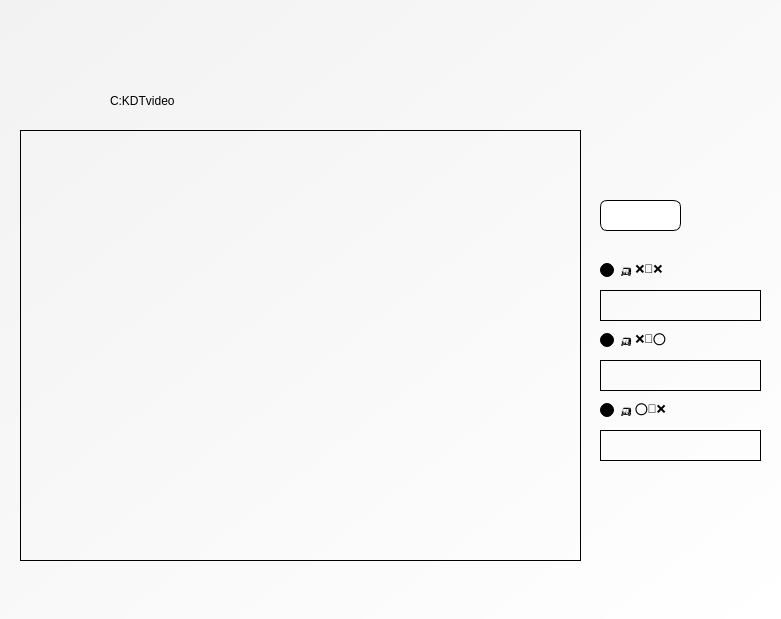
<?xml version="1.0" encoding="UTF-8"?>
<ui version="4.0">
 <class>drawing</class>
 <widget class="QDialog" name="drawing">
  <property name="windowModality">
   <enum>Qt::ApplicationModal</enum>
  </property>
  <property name="geometry">
   <rect>
    <x>0</x>
    <y>0</y>
    <width>781</width>
    <height>619</height>
   </rect>
  </property>
  <property name="windowTitle">
   <string>setting</string>
  </property>
  <property name="styleSheet">
   <string notr="true">background-color: qlineargradient(spread:pad, x1:0, y1:0, x2:1, y2:1, stop:0 rgba(242, 242, 242, 255), stop:1 rgba(255, 255, 255, 255));</string>
  </property>
  <widget class="QLabel" name="label_6">
   <property name="geometry">
    <rect>
     <x>110</x>
     <y>80</y>
     <width>201</width>
     <height>41</height>
    </rect>
   </property>
   <property name="styleSheet">
    <string notr="true">background-color: qlineargradient(spread:pad, x1:0, y1:0, x2:0, y2:0, stop:0 rgba(0, 0, 0, 0), stop:1 rgba(255, 255, 255, 255));</string>
   </property>
   <property name="text">
    <string>C:KDTvideo</string>
   </property>
  </widget>
  <widget class="QLabel" name="label_5">
   <property name="geometry">
    <rect>
     <x>20</x>
     <y>80</y>
     <width>81</width>
     <height>41</height>
    </rect>
   </property>
   <property name="styleSheet">
    <string notr="true">background-color: qlineargradient(spread:pad, x1:0, y1:0, x2:0, y2:0, stop:0 rgba(0, 0, 0, 0), stop:1 rgba(255, 255, 255, 255));</string>
   </property>
   <property name="text">
    <string>&lt;html&gt;&lt;head/&gt;&lt;body&gt;&lt;p&gt;&lt;img src=&quot;:/img/img/현재_35.png&quot;/&gt;&lt;/p&gt;&lt;/body&gt;&lt;/html&gt;</string>
   </property>
  </widget>
  <widget class="QPushButton" name="AcceptButton">
   <property name="geometry">
    <rect>
     <x>600</x>
     <y>200</y>
     <width>81</width>
     <height>31</height>
    </rect>
   </property>
   <property name="styleSheet">
    <string notr="true">QPushButton{background-color: #ffffff;
selection-color: #ffffff;
color: #ffffff;

border: 1px solid  #000000;
border-radius: 7px;
padding-right: 5px; 
padding-left: 5px;
padding-top: 5px;
padding-bottom: 5px;
}

QPushButton:hover
{
	background-color: #F28B30;
	border: 1px solid  #000000;
}</string>
   </property>
   <property name="text">
    <string/>
   </property>
   <property name="icon">
    <iconset>
     <normaloff>:/img/img/확인_30.png</normaloff>:/img/img/확인_30.png</iconset>
   </property>
   <property name="iconSize">
    <size>
     <width>32</width>
     <height>32</height>
    </size>
   </property>
  </widget>
  <widget class="QLabel" name="label">
   <property name="geometry">
    <rect>
     <x>20</x>
     <y>20</y>
     <width>281</width>
     <height>51</height>
    </rect>
   </property>
   <property name="styleSheet">
    <string notr="true">background-color: qlineargradient(spread:pad, x1:0, y1:0, x2:0, y2:0, stop:0 rgba(0, 0, 0, 0), stop:1 rgba(255, 255, 255, 255));</string>
   </property>
   <property name="text">
    <string>&lt;html&gt;&lt;head/&gt;&lt;body&gt;&lt;p&gt;&lt;img src=&quot;:/img/img/구역지정_50.png&quot;/&gt;&lt;/p&gt;&lt;/body&gt;&lt;/html&gt;</string>
   </property>
  </widget>
  <widget class="QRadioButton" name="radioBtn_rec1">
   <property name="geometry">
    <rect>
     <x>600</x>
     <y>250</y>
     <width>251</width>
     <height>41</height>
    </rect>
   </property>
   <property name="styleSheet">
    <string notr="true">background-color: qlineargradient(spread:pad, x1:0, y1:0, x2:0, y2:0, stop:0 rgba(0, 0, 0, 0), stop:1 rgba(255, 255, 255, 255));</string>
   </property>
   <property name="text">
    <string>🛺 ❌🚶❌</string>
   </property>
  </widget>
  <widget class="QRadioButton" name="radioBtn_rec2">
   <property name="geometry">
    <rect>
     <x>600</x>
     <y>320</y>
     <width>331</width>
     <height>41</height>
    </rect>
   </property>
   <property name="styleSheet">
    <string notr="true">background-color: qlineargradient(spread:pad, x1:0, y1:0, x2:0, y2:0, stop:0 rgba(0, 0, 0, 0), stop:1 rgba(255, 255, 255, 255));</string>
   </property>
   <property name="text">
    <string>🛺 ❌🚶⭕</string>
   </property>
  </widget>
  <widget class="QRadioButton" name="radioBtn_rec3">
   <property name="geometry">
    <rect>
     <x>600</x>
     <y>390</y>
     <width>331</width>
     <height>41</height>
    </rect>
   </property>
   <property name="styleSheet">
    <string notr="true">background-color: qlineargradient(spread:pad, x1:0, y1:0, x2:0, y2:0, stop:0 rgba(0, 0, 0, 0), stop:1 rgba(255, 255, 255, 255));</string>
   </property>
   <property name="text">
    <string>🛺 ⭕🚶❌</string>
   </property>
  </widget>
  <widget class="QLabel" name="label_3">
   <property name="geometry">
    <rect>
     <x>600</x>
     <y>140</y>
     <width>111</width>
     <height>51</height>
    </rect>
   </property>
   <property name="styleSheet">
    <string notr="true">background-color: qlineargradient(spread:pad, x1:0, y1:0, x2:0, y2:0, stop:0 rgba(0, 0, 0, 0), stop:1 rgba(255, 255, 255, 255));</string>
   </property>
   <property name="text">
    <string>&lt;html&gt;&lt;head/&gt;&lt;body&gt;&lt;p&gt;&lt;img src=&quot;:/img/img/옵션_24.png&quot;/&gt;&lt;/p&gt;&lt;/body&gt;&lt;/html&gt;</string>
   </property>
  </widget>
  <widget class="QLabel" name="drawingArea">
   <property name="geometry">
    <rect>
     <x>20</x>
     <y>130</y>
     <width>561</width>
     <height>431</height>
    </rect>
   </property>
   <property name="styleSheet">
    <string notr="true">background-color: transparent;</string>
   </property>
   <property name="frameShape">
    <enum>QFrame::Box</enum>
   </property>
   <property name="text">
    <string/>
   </property>
  </widget>
  <widget class="QLabel" name="rect1_info">
   <property name="geometry">
    <rect>
     <x>600</x>
     <y>290</y>
     <width>161</width>
     <height>31</height>
    </rect>
   </property>
   <property name="styleSheet">
    <string notr="true">border: 1px solid black;
background-color: qlineargradient(spread:pad, x1:0, y1:0, x2:0, y2:0, stop:0 rgba(0, 0, 0, 0), stop:1 rgba(255, 255, 255, 255));</string>
   </property>
   <property name="text">
    <string/>
   </property>
  </widget>
  <widget class="QLabel" name="rect2_info">
   <property name="geometry">
    <rect>
     <x>600</x>
     <y>360</y>
     <width>161</width>
     <height>31</height>
    </rect>
   </property>
   <property name="styleSheet">
    <string notr="true">border: 1px solid black;
background-color: qlineargradient(spread:pad, x1:0, y1:0, x2:0, y2:0, stop:0 rgba(0, 0, 0, 0), stop:1 rgba(255, 255, 255, 255));</string>
   </property>
   <property name="text">
    <string/>
   </property>
  </widget>
  <widget class="QLabel" name="rect3_info">
   <property name="geometry">
    <rect>
     <x>600</x>
     <y>430</y>
     <width>161</width>
     <height>31</height>
    </rect>
   </property>
   <property name="styleSheet">
    <string notr="true">border: 1px solid black;
background-color: qlineargradient(spread:pad, x1:0, y1:0, x2:0, y2:0, stop:0 rgba(0, 0, 0, 0), stop:1 rgba(255, 255, 255, 255));</string>
   </property>
   <property name="text">
    <string/>
   </property>
  </widget>
 </widget>
 <resources>
  <include location="resources_drawing.qrc"/>
 </resources>
 <connections>
  <connection>
   <sender>AcceptButton</sender>
   <signal>clicked()</signal>
   <receiver>drawing</receiver>
   <slot>recxy_send()</slot>
   <hints>
    <hint type="sourcelabel">
     <x>676</x>
     <y>214</y>
    </hint>
    <hint type="destinationlabel">
     <x>711</x>
     <y>217</y>
    </hint>
   </hints>
  </connection>
 </connections>
 <slots>
  <slot>mousePressEvent()</slot>
  <slot>mouseMoveEvent()</slot>
  <slot>mouseReleaseEvent()</slot>
  <slot>paintEvent()</slot>
  <slot>recxy_send()</slot>
 </slots>
</ui>
